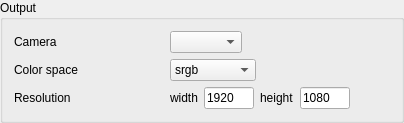
             <widget class="QGroupBox" name="groupBox_2">
              <property name="title">
               <string>Output</string>
              </property>
              <layout class="QVBoxLayout" name="verticalLayout_2">
               <item>
                <layout class="QHBoxLayout" name="horizontalLayout_5">
                 <item>
                  <widget class="QLabel" name="label_5">
                   <property name="minimumSize">
                    <size>
                     <width>150</width>
                     <height>0</height>
                    </size>
                   </property>
                   <property name="maximumSize">
                    <size>
                     <width>150</width>
                     <height>16777215</height>
                    </size>
                   </property>
                   <property name="text">
                    <string>Camera</string>
                   </property>
                  </widget>
                 </item>
                 <item>
                  <widget class="QComboBox" name="ms_outputCamera"/>
                 </item>
                 <item>
                  <spacer name="horizontalSpacer_5">
                   <property name="orientation">
                    <enum>Qt::Horizontal</enum>
                   </property>
                   <property name="sizeHint" stdset="0">
                    <size>
                     <width>40</width>
                     <height>20</height>
                    </size>
                   </property>
                  </spacer>
                 </item>
                </layout>
               </item>
               <item>
                <layout class="QHBoxLayout" name="horizontalLayout_8">
                 <item>
                  <widget class="QLabel" name="label_10">
                   <property name="minimumSize">
                    <size>
                     <width>150</width>
                     <height>0</height>
                    </size>
                   </property>
                   <property name="maximumSize">
                    <size>
                     <width>150</width>
                     <height>16777215</height>
                    </size>
                   </property>
                   <property name="text">
                    <string>Color space</string>
                   </property>
                  </widget>
                 </item>
                 <item>
                  <widget class="QComboBox" name="ms_outputColorSpace">
                   <item>
                    <property name="text">
                     <string>srgb</string>
                    </property>
                   </item>
                   <item>
                    <property name="text">
                     <string>linear_rgb</string>
                    </property>
                   </item>
                   <item>
                    <property name="text">
                     <string>spectral</string>
                    </property>
                   </item>
                   <item>
                    <property name="text">
                     <string>ciexyz</string>
                    </property>
                   </item>
                  </widget>
                 </item>
                 <item>
                  <spacer name="horizontalSpacer_11">
                   <property name="orientation">
                    <enum>Qt::Horizontal</enum>
                   </property>
                   <property name="sizeHint" stdset="0">
                    <size>
                     <width>40</width>
                     <height>20</height>
                    </size>
                   </property>
                  </spacer>
                 </item>
                </layout>
               </item>
               <item>
                <layout class="QHBoxLayout" name="horizontalLayout_16">
                 <item>
                  <widget class="QLabel" name="label_24">
                   <property name="minimumSize">
                    <size>
                     <width>150</width>
                     <height>0</height>
                    </size>
                   </property>
                   <property name="text">
                    <string>Resolution</string>
                   </property>
                  </widget>
                 </item>
                 <item>
                  <widget class="QLabel" name="label_25">
                   <property name="text">
                    <string>width</string>
                   </property>
                  </widget>
                 </item>
                 <item>
                  <widget class="QLineEdit" name="ms_outputResWidth">
                   <property name="minimumSize">
                    <size>
                     <width>50</width>
                     <height>0</height>
                    </size>
                   </property>
                   <property name="maximumSize">
                    <size>
                     <width>40</width>
                     <height>16777215</height>
                    </size>
                   </property>
                   <property name="inputMethodHints">
                    <set>Qt::ImhNone</set>
                   </property>
                   <property name="inputMask">
                    <string/>
                   </property>
                   <property name="text">
                    <string>1920</string>
                   </property>
                  </widget>
                 </item>
                 <item>
                  <widget class="QLabel" name="label_26">
                   <property name="text">
                    <string>height</string>
                   </property>
                  </widget>
                 </item>
                 <item>
                  <widget class="QLineEdit" name="ms_outputResHeight">
                   <property name="minimumSize">
                    <size>
                     <width>50</width>
                     <height>0</height>
                    </size>
                   </property>
                   <property name="maximumSize">
                    <size>
                     <width>40</width>
                     <height>16777215</height>
                    </size>
                   </property>
                   <property name="text">
                    <string>1080</string>
                   </property>
                  </widget>
                 </item>
                 <item>
                  <spacer name="horizontalSpacer_10">
                   <property name="orientation">
                    <enum>Qt::Horizontal</enum>
                   </property>
                   <property name="sizeHint" stdset="0">
                    <size>
                     <width>40</width>
                     <height>20</height>
                    </size>
                   </property>
                  </spacer>
                 </item>
                </layout>
               </item>
              </layout>
             </widget>
